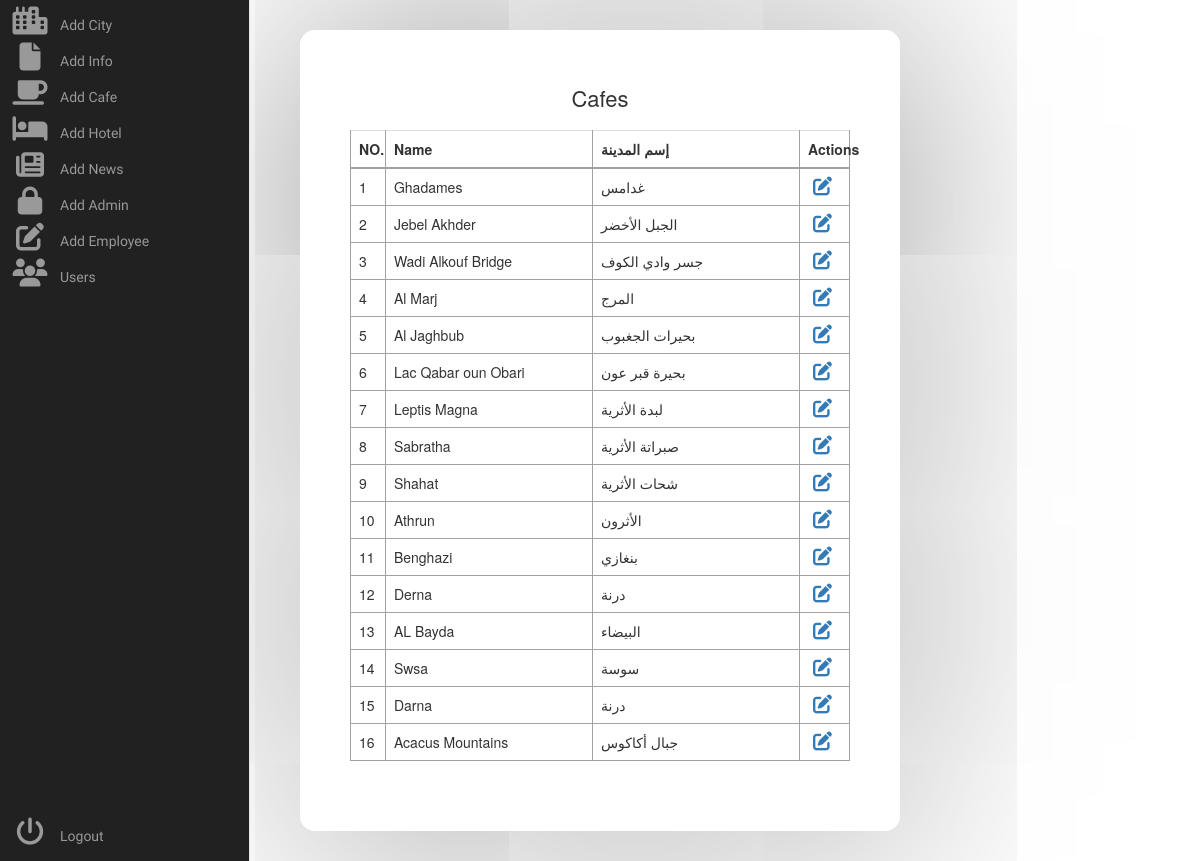
Page /admin/cafes.php on the committed database.
### tables this page shows
CREATE TABLE `city` (
  `city_id` int(255) NOT NULL,
  `city_name` varchar(255) NOT NULL,
  `city_name_ar` varchar(255) NOT NULL,
  `city_caption` varchar(255) NOT NULL,
  `city_caption_ar` varchar(255) NOT NULL,
  `city_img` varchar(255) NOT NULL,
  `city_cover` varchar(255) NOT NULL,
  `city_location` varchar(255) NOT NULL,
  `city_type` tinyint(255) NOT NULL,
  `views` int(255) NOT NULL
);

### admin/cafes.php (the view, shortened to what this page needs)
<!DOCTYPE html>
<html lang="en">
<head>
        <link rel="stylesheet" href="style/admin.css">
        <link rel="stylesheet" href="https://stackpath.bootstrapcdn.com/font-awesome/4.7.0/css/font-awesome.min.css">
    <link rel="stylesheet" href="https://stackpath.bootstrapcdn.com/bootstrap/3.3.7/css/bootstrap.min.css">
    </head>
    <body>
    <div class="area"></div><nav class="main-menu">
    <ul>
                <li>
                    <a href="city.php">
                        <i class="fa fa-city fa-2x"></i>
                        <span class="nav-text">
                           Add City
                        </span>
                    </a>
                </li>
                <li class="has-subnav">
                    <a href="info.php">
                        <i class="fa fa-file fa-2x"></i>
                        <span class="nav-text">
                            Add Info
                        </span>
                    </a>
                </li>
                <li class="has-subnav">
                    <a href="cafes.php">
                       <i class="fa fa-mug-saucer fa-2x"></i>
                        <span class="nav-text">
                            Add Cafe
                        </span>
                    </a>
                </li>
                <li class="has-subnav">
                    <a href="hotels.php">
                       <i class="fa fa-hotel fa-2x"></i>
                        <span class="nav-text">
                            Add Hotel
                        </span>
                    </a>
                </li>
                <li>
                    <a href="news.php">
                        <i class="fa fa-newspaper fa-2x"></i>
                        <span class="nav-text">
                            Add News
                        </span>
                    </a>
                </li>
                <li>
                    <a href="admin.php">
                        <i class="fa fa-lock fa-2x"></i>
                        <span class="nav-text">
                           Add Admin
                        </span>
                    </a>
                </li>
                <li>
                   <a href="employee.php">
                       <i class="fa fa-pen-to-square fa-2x"></i>
                        <span class="nav-text">
                            Add Employee
                        </span>
                    </a>
                </li>
                <li>
                   <a href="users.php">
                        <i class="fa fa-users fa-2x"></i>
                        <span class="nav-text">
                            Users
                        </span>
                    </a>
                </li>
            </ul>
            <ul class="logout">
                <li>
                   <a href="#">
                         <i class="fa fa-power-off fa-2x"></i>
                        <span class="nav-text">
                            Logout
                        </span>
                    </a>
                </li>
            </ul>
        </nav>
        <diV class="table-wrapper">
            <div class="table-title">
                <div class="row">
                    <div><h2>Cafes <b></b></h2></div>
                </div>
            </div>
        <table class="table table-bordered">
            <thead>
                <tr>
                    <th style="width: 7%;">NO.</th>
                    <th>Name</th>
                    <th>إسم المدينة</th>
                    <th style="width: 10%;">Actions</th>
                </tr>
            </thead>
            <tbody>
                <?php
                    include "../config.php";
                    $query_pag_data = "SELECT * FROM city";
                    $result_pag_data = mysqli_query($conn, $query_pag_data);
                    $i = 1;
                    while($row = mysqli_fetch_assoc($result_pag_data))
                    {
                        $city_name = $row['city_name'];
                        $city_name_ar = $row['city_name_ar'];
                ?>
                <tr>
                    <td><?php echo $i++ ?></td>
                    <td><?php echo $city_name; ?></td>
                    <td><?php echo $city_name_ar; ?></td>
                    <td><?php echo "<a href='cafe_info.php?id=$row[city_id]'><i class='fa-solid fa-pen-to-square'></a>" ?></td>
                </tr>
            <?php } ?>
            </tbody>
        </table>
        </diV>
    </body>
</html>

### admin/style/admin.css (style rules this page uses)
.fa-2x { font-size: 2em; }
.fa { position: relative; display: table-cell; width: 60px; height: 36px; text-align: center; vertical-align: middle; font-size:20px; }
.main-menu { background:#212121; border-right:1px solid #e5e5e5; position:absolute; top:0; bottom:0; height:100%; left:0; width:60px; overflow:hidden; -webkit-transition:width .05s linear; transition:width .05s linear; -webkit-transform:translateZ(0) scale(1,1); z-index:1000; }
.main-menu>ul { margin:7px 0; }
.main-menu li { position:relative; display:block; width:250px; }
.main-menu li>a { position:relative; display:table; border-collapse:collapse; border-spacing:0; color:#999; font-family: arial; font-size: 14px; text-decoration:none; -webkit-transform:translateZ(0) scale(1,1); -webkit-transition:all .1s linear; transition:all .1s linear; }
.main-menu .nav-text { position:relative; display:table-cell; vertical-align:middle; width:190px; font-family: 'Titillium Web', sans-serif; }
.main-menu>ul.logout { position:absolute; left:0; bottom:0; }
nav { -webkit-user-select:none; -moz-user-select:none; -ms-user-select:none; -o-user-select:none; user-select:none; }
nav ul,nav li { outline:0; margin:0; padding:0; }

### admin/cafes.php (style rules this page uses)
.table-wrapper { width: 50%; margin: 30px auto; background: rgba(255, 255, 255, 0.8); padding: 50px; box-shadow: 0 0 1000px rgb(147, 146, 146); border-radius: 15px; }
.table-title { padding-bottom: 10px; margin: 0 0 10px; }
.table-title h2 { margin: 6px 0 0; font-size: 22px; display: flex; align-items: center; justify-content: center; }
table.table { table-layout: fixed; background: #fff; }
table.table tr th, table.table tr td { border-color: #a3a1a1; }
table.table th:last-child { width: 100px; }
table.table td a { cursor: pointer; display: inline-block; margin: 0 5px; min-width: 24px; }
table.table td i { font-size: 19px; }

### rows in the picture
city: city_name "Ghadames", city_name_ar "غدامس"
city: city_name "Jebel Akhder", city_name_ar "الجبل الأخضر"
city: city_name "Wadi Alkouf Bridge", city_name_ar "جسر وادي الكوف"
city: city_name "Al Marj", city_name_ar "المرج"
city: city_name "Al Jaghbub", city_name_ar "بحيرات الجغبوب"
city: city_name "Lac Qabar oun Obari", city_name_ar "بحيرة قبر عون"
city: city_name "Leptis Magna", city_name_ar "لبدة الأثرية"
city: city_name "Sabratha", city_name_ar "صبراتة الأثرية"
city: city_name "Shahat", city_name_ar "شحات الأثرية"
city: city_name "Athrun", city_name_ar "الأثرون"
city: city_name "Benghazi", city_name_ar "بنغازي"
city: city_name "Derna", city_name_ar "درنة"
city: city_name "AL Bayda", city_name_ar "البيضاء"
city: city_name "Swsa", city_name_ar "سوسة"
city: city_name "Darna", city_name_ar "درنة"
city: city_name "Acacus Mountains", city_name_ar "جبال أكاكوس"
